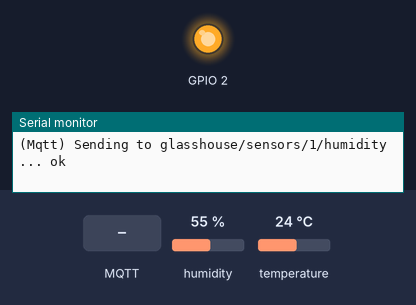
Bench run of a program on a simulated ESP8266 (NodeMCU). Parts: output pins drawn as LEDs (lit = HIGH), the last lines printed to the serial monitor. Inputs (shaded band) come from the test bench; at power-on: humidity 55 %, temperature 24 °C. WiFi joins after 1.5 s; servers stay silent unless stated; no MQTT or app messages arrive unless stated.

Above: at 2.7 s.
2.8 s: MQTT message "0" arrives on the first subscribed topic
4.3 s: MQTT message "1" arrives on the first subscribed topic
At 5.5 s:
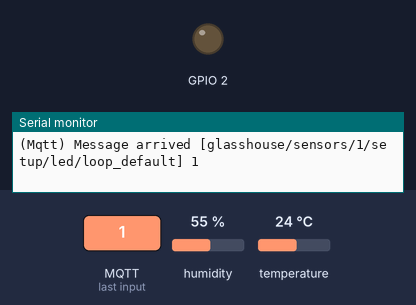
5.8 s: MQTT message "on" arrives on the first subscribed topic
Timing chart, 0 to 8.8 s (numbered marks = the images above; inputs shaded):
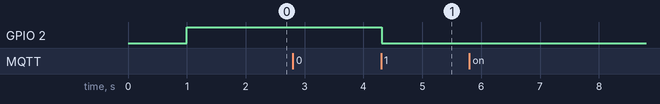

Measured:
- after the input at 4.3 s, GPIO 2: HIGH → LOW at once

The program:

main.cpp
```cpp
#include "Arduino.h"
#include "Ticker.h"
#include "ESP8266WiFi.h"
#include "PubSubClient.h"
#include "DHT.h"

Ticker       ticker;
WiFiClient   wifi_client;
PubSubClient mqtt_client(wifi_client);
DHT          dht(DHTPIN, DHTTYPE);

int loop_led_state = HIGH;

void feedback_tick() {
  auto state = digitalRead(LED);
  digitalWrite(LED, !state);
}

void setup_wifi() {
  ticker.attach(1, feedback_tick);
  Serial.print("(Wifi) Connecting to ");
  Serial.print(WIFI_SSID);
  Serial.print("...");

  WiFi.mode(WIFI_STA);
  WiFi.begin(WIFI_SSID, WIFI_PASSWORD);

  while (WiFi.status() != WL_CONNECTED) {
    Serial.print(".");
    delay(500);
  }

  Serial.println(" connected");
  Serial.print("IP address: ");
  Serial.println(WiFi.localIP());

  ticker.detach();
  digitalWrite(LED, loop_led_state);
}

void callback(char* topic, byte* payload, unsigned int length) {
  Serial.print("(Mqtt) Message arrived [");
  Serial.print(topic);
  Serial.print("] ");
  for (unsigned int i = 0; i < length; i++) {
    Serial.print((char)payload[i]);
  }
  Serial.println();

  loop_led_state = ((char)payload[0] == '0') ? HIGH : LOW;
}

void reconnect() {
  ticker.attach(0.5, feedback_tick);

  Serial.print("(Mqtt) Connecting to ");
  Serial.print(MQTT_SERVER);
  Serial.print("...");

  while (!mqtt_client.connect(MQTT_CLIENT_ID)) {
    Serial.print(".");
    delay(1000);
  }

  Serial.println(" connected");
  mqtt_client.subscribe(LED_LOOP_TOPIC); //resubscribe

  ticker.detach();
  digitalWrite(LED, loop_led_state);
}

void measure(float &temperature, float &humidity)
{
  ticker.attach(0.2, feedback_tick);

  Serial.print("(DHT) Measuring...");
  temperature = dht.readTemperature();
  humidity = dht.readHumidity();
  while (isnan(temperature) || isnan(humidity)) {
    Serial.print(".");
    delay(500);
    temperature = dht.readTemperature();
    humidity = dht.readHumidity();
  }
  Serial.println(" ok");

  Serial.print("temperature: " );
  Serial.println(temperature);
  Serial.print("humidity: " );
  Serial.println(humidity);

  ticker.detach();
  digitalWrite(LED, loop_led_state);
}

char send_buffer[16];
void send(const char* channel, float value) {
  Serial.print("(Mqtt) Sending to ");
  Serial.print(channel);
  Serial.print("...");

  dtostrf(value, 4, 2, send_buffer);
  if (mqtt_client.publish(channel, send_buffer)) {
    Serial.println(" ok");
  } else {
    Serial.println(" failed");
  }
}

void setup_mqtt() {
  mqtt_client.setServer(MQTT_SERVER, 1883);
  mqtt_client.setCallback(callback);
}

void setup()
{
  pinMode(DHTPIN, INPUT);
  pinMode(LED, OUTPUT);
  Serial.begin(9600);
  dht.begin();

  setup_wifi();
  setup_mqtt();
}

long last = -MEASURE_SLEEP; // measure first time
void loop()
{
  if (!mqtt_client.connected()) {
    reconnect();
  }
  mqtt_client.loop();

  digitalWrite(LED, loop_led_state);

  long now = millis();
  if (now - last > MEASURE_SLEEP) {
    last = now;

    float temperature;
    float humidity;
    measure(temperature, humidity);
    send(TEMPERATURE_TOPIC, temperature);
    send(HUMIDITY_TOPIC, humidity);
  }
}
```
